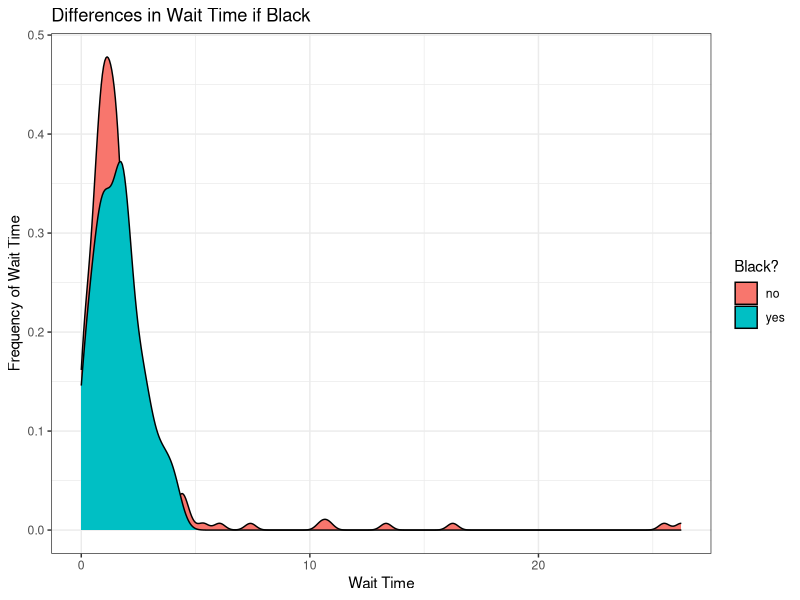
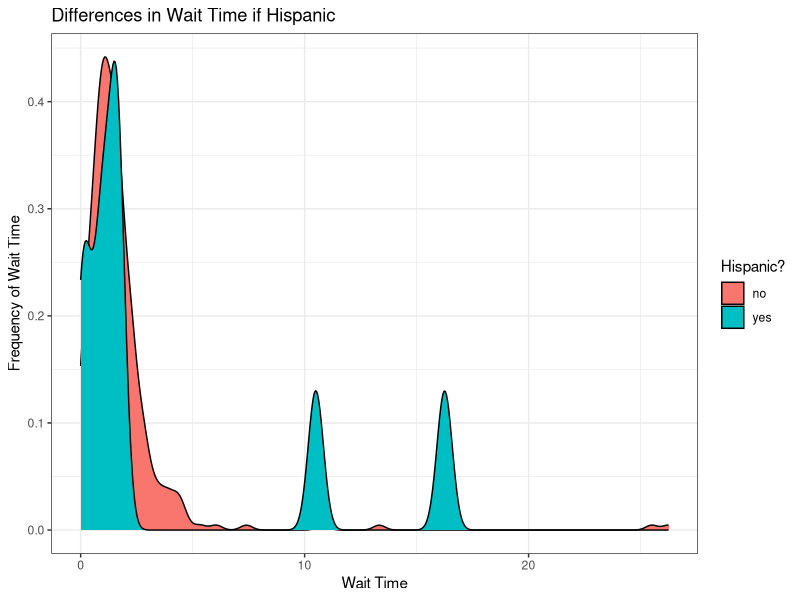
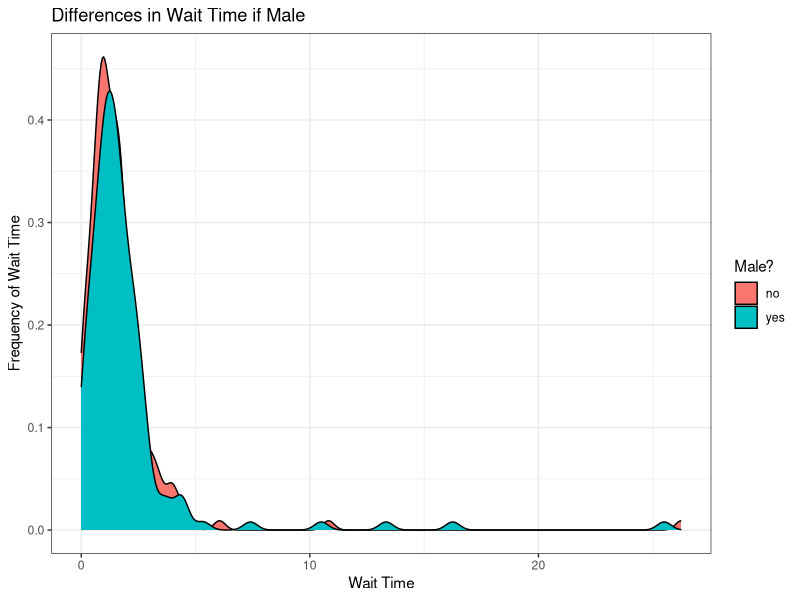
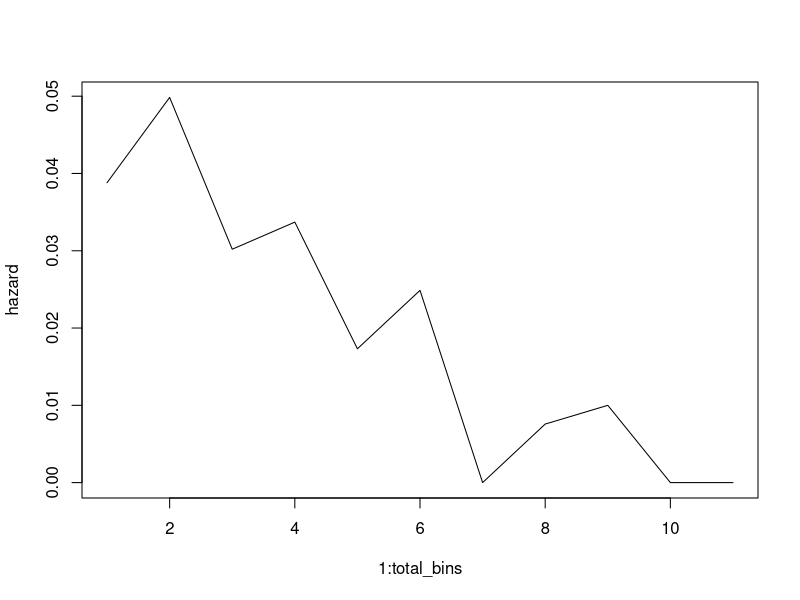
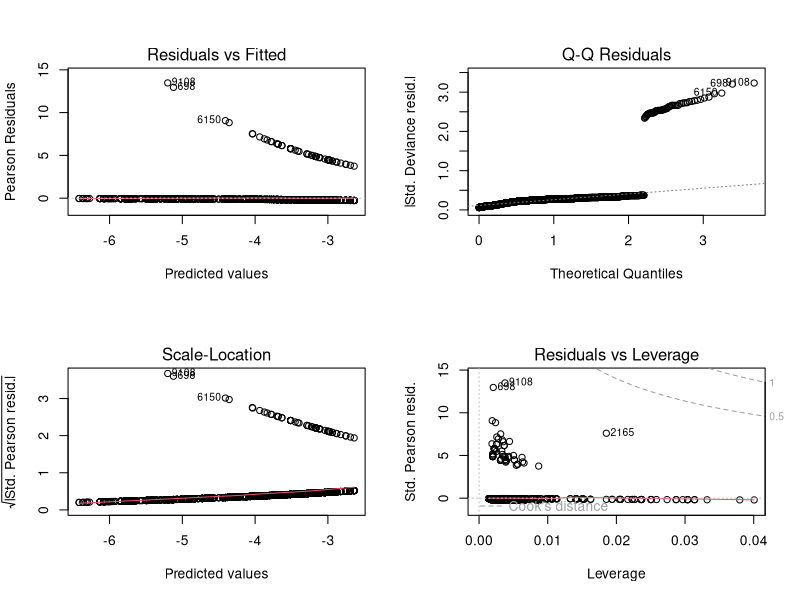

Generate these figures, in order, with R: (Note: this script raises an error after producing the figures.)
## ---- chunk 1
knitr::opts_chunk$set(fig.width=5, fig.height=3) 
library(dplyr)
library(magrittr)
library(knitr)
library(ggplot2)
## ---- chunk 2
kelly <- read.table("kellydat.txt", header = T)
kelly <- kelly %>% mutate(count_sn = sn1 + sn2*2 + sn3*3 + all4*4) %>% select(-c(sn1, sn2, sn3, all4))
## ---- chunk 3

## ---- chunk 4

ggplot(kelly, aes(nctdel, group = factor(black), fill = factor(black,labels=c("no", "yes"))),alpha=0.5, adjust=2) + geom_density() + theme_bw() + xlab("Wait Time") + ylab("Frequency of Wait Time") + labs(fill = "Black?") + ggtitle("Differences in Wait Time if Black")
## ---- chunk 5
ggplot(kelly, aes(nctdel, group = factor(hisp), fill = factor(hisp,labels=c("no", "yes"))),alpha=0.5, adjust=2) + geom_density() + theme_bw() + xlab("Wait Time") + ylab("Frequency of Wait Time") + labs(fill = "Hispanic?") + ggtitle("Differences in Wait Time if Hispanic")
## ---- chunk 6
ggplot(kelly, aes(nctdel, group = factor(male), fill = factor(male,labels=c("no", "yes"))),alpha=0.5, adjust=2) + geom_density() + theme_bw() + xlab("Wait Time") + ylab("Frequency of Wait Time") + labs(fill = "Male?") + ggtitle("Differences in Wait Time if Male")
## ---- chunk 7
# set up the kernels
#bin <- cut(kelly$nctdel, c(-Inf,seq(0,26,.3),Inf))
quants <- quantile(kelly$nctdel, probs = seq(0,1,length.out = 11))
bin <- cut(kelly$nctdel, c(-1,quants))
levels(bin) <- seq(1:nlevels(bin))
#bins <- cut(kelly$nctdel, c(-Inf,0,0.5, 0.7, 1.3, 2.05,10,15,Inf)) #manually choose bins based on quantiles and my own knowledge
# we're going to pre-calculate a bunch of kernel weights
# each row is one bin, the columns are the kernel weights for that bin
## ---- chunk 8
# instantiate data
times <- as.numeric(bin)
total_bins <- max(times)
censored <- kelly$fail
charac <- kelly %>% select(-c(nctdel, fail))
# example transformation
# transformation function

transformation <- function(time, censored, total_bins) {
  y <- rep(0,time)
  if(!censored) {
    y[time] <- 1
  }
  
  # if you are doing kernel regression then you will calculate X differently here (using the kernels)
  X <- array(0, dim=c(time, total_bins))
  diag(X) <- 1
  
  return(data.frame(y,X))
}
# apply the transformation to the data set
d <- transformation(times[1], censored[1], total_bins)
for(i in 2:length(times)) {
  d <- rbind(d, transformation(times[i], censored[i], total_bins))
}
# fit a model
m <- glm(y ~ 0 + ., data=d, family="binomial")
summary(m)

beta <- coef(m)
hazard <- exp(beta)/(1+exp(beta))
plot(1:total_bins, hazard, type='l')
# this is pretty ugly. Let's smooth it out with kernel regression.
# set up the kernels
kernels <- 4
tau <- seq(from=1, to=total_bins, length.out = kernels)
sigma <- (tau[2]-tau[1])/2
# we're going to pre-calculate a bunch of kernel weights
# each row is one bin, the columns are the kernel weights for that bin
kernel.weights <- matrix(dnorm(rep(1:80,kernels),rep(tau,each=80),sigma), ncol=kernels)
# now we'll create a new transform function
kernel.transformation <- function(time, censored, other_cov, total_bins) {
  y <- rep(0,time)
  if(!censored) {
    y[time] <- 1
  }
  
  # X has kernel weights instead of the bin indicators that it had before
  X <- array(kernel.weights[1:time,],dim=c(time,kernels))
  X <- cbind(X, other_cov)
  
  return(data.frame(y,X))
}

d2 <- NULL
d2 <- kernel.transformation(times[1], censored[1], charac[1,],total_bins)
for(i in 2:length(times)) {
  d2 <- rbind(d2, kernel.transformation(times[i], censored[i], charac[i,], total_bins))
}

# fit a model
m2 <- glm(y ~ 0 + ., data=d2, family="binomial")
summary(m2)
# make a smooth plot

## ---- chunk 9
par(mfrow = c(2,2))
plot(m2)
## ---- chunk 10
X.test <- kelly %>% select(male, black, hisp, count_sn)

X.test <- data.frame(cbind(kern_distribution(kelly$nctdel), X.test))


kern.pred <- round(predict.glm(m2, newdata = data.frame(X.test), type = 'response'))
m = mean(kern.pred != kelly$fail)
## ---- chunk 11
##select rows in d2
##first one to test is only black--> use as baseline?


hazard.logodds <- predict(m2, newdata = data.frame(d2))


###change to assess different survival functions


hazard <- exp(hazard.logodds)/(1+exp(hazard.logodds))
plot(1:total_bins, hazard, type='l')
# you can choose different numbers of kernels or even use un-evenly spaced kernels to capture more detail early on where you have more data.
